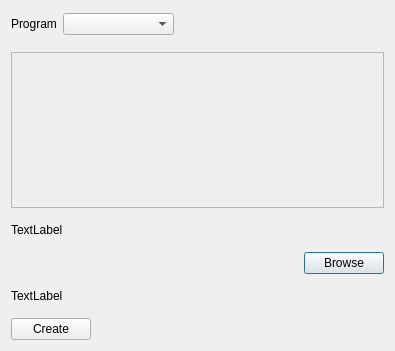
<?xml version="1.0" encoding="UTF-8"?>
<ui version="4.0">
 <class>MaterialCreationWindowClass</class>
 <widget class="QDialog" name="MaterialCreationWindowClass">
  <property name="geometry">
   <rect>
    <x>0</x>
    <y>0</y>
    <width>395</width>
    <height>351</height>
   </rect>
  </property>
  <property name="windowTitle">
   <string>Create Material</string>
  </property>
  <layout class="QVBoxLayout" name="verticalLayout">
   <property name="spacing">
    <number>15</number>
   </property>
   <item>
    <widget class="QWidget" name="shaderTypeField" native="true">
     <property name="sizePolicy">
      <sizepolicy hsizetype="Fixed" vsizetype="Fixed">
       <horstretch>0</horstretch>
       <verstretch>0</verstretch>
      </sizepolicy>
     </property>
     <layout class="QHBoxLayout" name="horizontalLayout" stretch="0,0">
      <property name="leftMargin">
       <number>0</number>
      </property>
      <property name="topMargin">
       <number>2</number>
      </property>
      <property name="bottomMargin">
       <number>2</number>
      </property>
      <item>
       <widget class="QLabel" name="label">
        <property name="sizePolicy">
         <sizepolicy hsizetype="Fixed" vsizetype="Preferred">
          <horstretch>0</horstretch>
          <verstretch>0</verstretch>
         </sizepolicy>
        </property>
        <property name="text">
         <string>Program</string>
        </property>
       </widget>
      </item>
      <item>
       <widget class="QComboBox" name="programBox">
        <property name="sizePolicy">
         <sizepolicy hsizetype="Fixed" vsizetype="Fixed">
          <horstretch>0</horstretch>
          <verstretch>0</verstretch>
         </sizepolicy>
        </property>
        <property name="maxCount">
         <number>200</number>
        </property>
        <property name="placeholderText">
         <string>select program</string>
        </property>
       </widget>
      </item>
     </layout>
    </widget>
   </item>
   <item>
    <widget class="QScrollArea" name="errorScroll">
     <property name="sizePolicy">
      <sizepolicy hsizetype="Expanding" vsizetype="Preferred">
       <horstretch>0</horstretch>
       <verstretch>0</verstretch>
      </sizepolicy>
     </property>
     <property name="minimumSize">
      <size>
       <width>0</width>
       <height>120</height>
      </size>
     </property>
     <property name="maximumSize">
      <size>
       <width>16777215</width>
       <height>180</height>
      </size>
     </property>
     <property name="horizontalScrollBarPolicy">
      <enum>Qt::ScrollBarPolicy::ScrollBarAlwaysOff</enum>
     </property>
     <property name="widgetResizable">
      <bool>true</bool>
     </property>
     <property name="alignment">
      <set>Qt::AlignmentFlag::AlignLeading|Qt::AlignmentFlag::AlignLeft|Qt::AlignmentFlag::AlignTop</set>
     </property>
     <widget class="QWidget" name="scrollAreaWidgetContents">
      <property name="geometry">
       <rect>
        <x>0</x>
        <y>0</y>
        <width>375</width>
        <height>126</height>
       </rect>
      </property>
     </widget>
    </widget>
   </item>
   <item>
    <widget class="QLabel" name="errorLabel">
     <property name="sizePolicy">
      <sizepolicy hsizetype="Expanding" vsizetype="Fixed">
       <horstretch>0</horstretch>
       <verstretch>0</verstretch>
      </sizepolicy>
     </property>
     <property name="text">
      <string>TextLabel</string>
     </property>
     <property name="alignment">
      <set>Qt::AlignmentFlag::AlignLeading|Qt::AlignmentFlag::AlignLeft|Qt::AlignmentFlag::AlignTop</set>
     </property>
     <property name="wordWrap">
      <bool>true</bool>
     </property>
    </widget>
   </item>
   <item>
    <widget class="QWidget" name="pathPanel" native="true">
     <property name="sizePolicy">
      <sizepolicy hsizetype="Preferred" vsizetype="Fixed">
       <horstretch>0</horstretch>
       <verstretch>0</verstretch>
      </sizepolicy>
     </property>
     <layout class="QHBoxLayout" name="horizontalLayout_2">
      <property name="spacing">
       <number>4</number>
      </property>
      <property name="leftMargin">
       <number>0</number>
      </property>
      <property name="topMargin">
       <number>0</number>
      </property>
      <property name="rightMargin">
       <number>0</number>
      </property>
      <property name="bottomMargin">
       <number>0</number>
      </property>
      <item>
       <widget class="QTextField" name="nameField">
        <property name="labelText">
         <string>Name</string>
        </property>
        <property name="placeHolder">
         <string>Material Name</string>
        </property>
       </widget>
      </item>
      <item>
       <widget class="QPushButton" name="browseButton">
        <property name="sizePolicy">
         <sizepolicy hsizetype="Fixed" vsizetype="Fixed">
          <horstretch>0</horstretch>
          <verstretch>0</verstretch>
         </sizepolicy>
        </property>
        <property name="text">
         <string>Browse</string>
        </property>
       </widget>
      </item>
     </layout>
    </widget>
   </item>
   <item>
    <widget class="QLabel" name="pathLabel">
     <property name="sizePolicy">
      <sizepolicy hsizetype="Expanding" vsizetype="Fixed">
       <horstretch>0</horstretch>
       <verstretch>0</verstretch>
      </sizepolicy>
     </property>
     <property name="text">
      <string>TextLabel</string>
     </property>
     <property name="wordWrap">
      <bool>true</bool>
     </property>
    </widget>
   </item>
   <item>
    <widget class="QPushButton" name="createButton">
     <property name="sizePolicy">
      <sizepolicy hsizetype="Fixed" vsizetype="Fixed">
       <horstretch>0</horstretch>
       <verstretch>0</verstretch>
      </sizepolicy>
     </property>
     <property name="text">
      <string>Create</string>
     </property>
    </widget>
   </item>
  </layout>
 </widget>
 <layoutdefault spacing="6" margin="11"/>
 <customwidgets>
  <customwidget>
   <class>QTextField</class>
   <extends>QWidget</extends>
   <header>QTextField.h</header>
  </customwidget>
 </customwidgets>
 <resources/>
 <connections/>
</ui>
